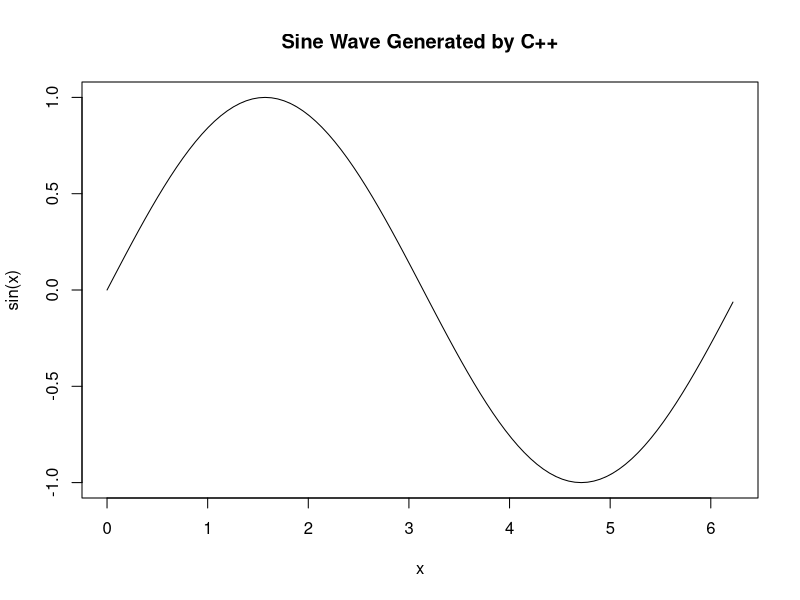

Recreate this plot in R.
setwd("C:/Users/bjr30/source/repos/bredlich/cpp-learning")

data <- read.csv("sine_wave.csv")

plot(data$x, data$y, type = "l",
     main = "Sine Wave Generated by C++",
     xlab = "x", ylab = "sin(x)")
